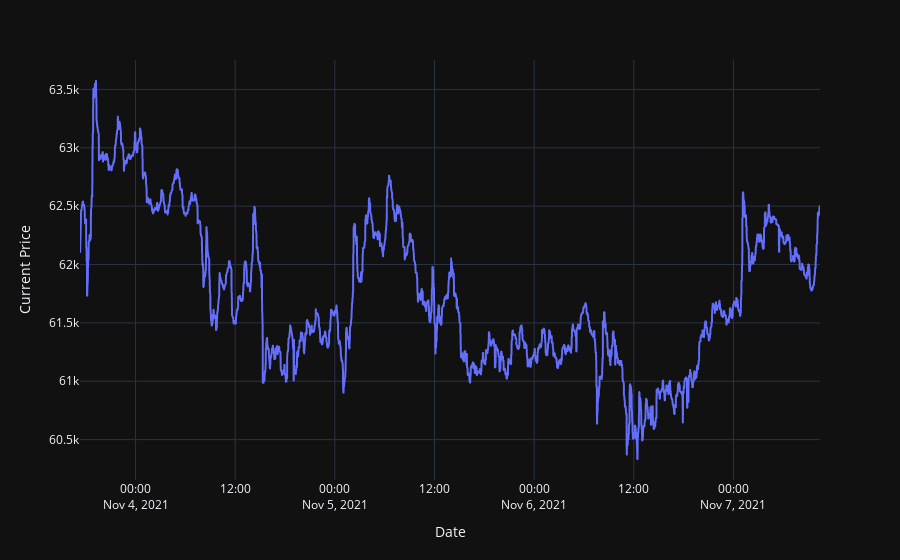

Notebook code for this chart:
### Code cell
fig = px.line(data_frame=bt_data[1:], x='Date', y='Current Price', template='plotly_dark')
fig.show()

### Figure 1 — Plotly figure (JSON) as saved in the notebook; plotly's stock layout.template omitted (floating-point values rounded to 4 significant figures; data arrays with more than 128 entries replaced by an {"elided": "..."} marker saying what was removed)
{"data": [{"hovertemplate": "Date=%{x}<br>Current Price=%{y}<extra></extra>", "legendgroup": "", "line": {"color": "#636efa", "dash": "solid"}, "marker": {"symbol": "circle"}, "mode": "lines", "name": "", "showlegend": false, "type": "scattergl", "x": {"elided": "5283 str values"}, "xaxis": "x", "y": {"elided": "5283 int values"}, "yaxis": "y"}], "layout": {"legend": {"tracegroupgap": 0}, "margin": {"t": 60}, "xaxis": {"anchor": "y", "domain": [0, 1], "title": {"text": "Date"}}, "yaxis": {"anchor": "x", "domain": [0, 1], "title": {"text": "Current Price"}}}}
